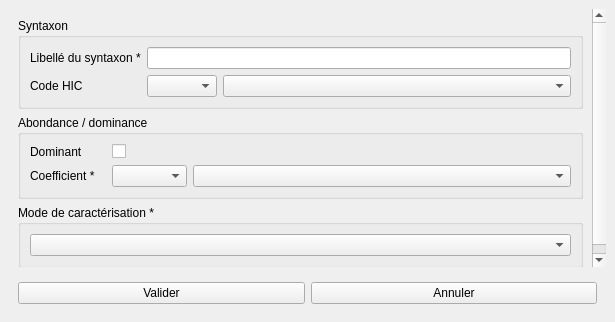
<?xml version="1.0" encoding="UTF-8"?>
<ui version="4.0">
 <class>composyntaxon</class>
 <widget class="QDockWidget" name="composyntaxon">
  <property name="geometry">
   <rect>
    <x>0</x>
    <y>0</y>
    <width>615</width>
    <height>322</height>
   </rect>
  </property>
  <property name="windowTitle">
   <string>Saisie d'un nouveau syntaxon</string>
  </property>
  <widget class="QWidget" name="dockWidgetContents">
   <layout class="QVBoxLayout" name="verticalLayout">
    <item>
     <widget class="QScrollArea" name="scrollArea">
      <property name="frameShape">
       <enum>QFrame::NoFrame</enum>
      </property>
      <property name="widgetResizable">
       <bool>true</bool>
      </property>
      <widget class="QWidget" name="scrollAreaWidgetContents">
       <property name="geometry">
        <rect>
         <x>0</x>
         <y>0</y>
         <width>597</width>
         <height>235</height>
        </rect>
       </property>
       <layout class="QVBoxLayout" name="verticalLayout_2">
        <item>
         <widget class="QGroupBox" name="groupBox">
          <property name="title">
           <string>Syntaxon</string>
          </property>
          <layout class="QGridLayout" name="gridLayout" columnstretch="1,1,5">
           <item row="1" column="1">
            <widget class="QComboBox" name="code_hic">
             <property name="sizePolicy">
              <sizepolicy hsizetype="MinimumExpanding" vsizetype="Fixed">
               <horstretch>0</horstretch>
               <verstretch>0</verstretch>
              </sizepolicy>
             </property>
             <property name="editable">
              <bool>false</bool>
             </property>
             <property name="sizeAdjustPolicy">
              <enum>QComboBox::AdjustToMinimumContentsLength</enum>
             </property>
            </widget>
           </item>
           <item row="0" column="0">
            <widget class="QLabel" name="label_nom_sf">
             <property name="text">
              <string>Libellé du syntaxon *</string>
             </property>
            </widget>
           </item>
           <item row="1" column="0">
            <widget class="QLabel" name="label_2">
             <property name="text">
              <string>Code HIC </string>
             </property>
            </widget>
           </item>
           <item row="1" column="2">
            <widget class="QComboBox" name="label_hic">
             <property name="sizePolicy">
              <sizepolicy hsizetype="MinimumExpanding" vsizetype="Fixed">
               <horstretch>0</horstretch>
               <verstretch>0</verstretch>
              </sizepolicy>
             </property>
             <property name="editable">
              <bool>false</bool>
             </property>
             <property name="sizeAdjustPolicy">
              <enum>QComboBox::AdjustToMinimumContentsLength</enum>
             </property>
            </widget>
           </item>
           <item row="0" column="1" colspan="2">
            <widget class="QLineEdit" name="lb_syntax"/>
           </item>
          </layout>
         </widget>
        </item>
        <item>
         <widget class="QGroupBox" name="groupBox_2">
          <property name="title">
           <string>Abondance / dominance</string>
          </property>
          <layout class="QGridLayout" name="gridLayout_2" columnstretch="1,1,5">
           <item row="1" column="0">
            <widget class="QLabel" name="label_9">
             <property name="text">
              <string>Dominant</string>
             </property>
            </widget>
           </item>
           <item row="2" column="0">
            <widget class="QLabel" name="label_10">
             <property name="text">
              <string>Coefficient *</string>
             </property>
            </widget>
           </item>
           <item row="2" column="2">
            <widget class="QComboBox" name="abon_domin">
             <property name="sizePolicy">
              <sizepolicy hsizetype="MinimumExpanding" vsizetype="Fixed">
               <horstretch>0</horstretch>
               <verstretch>0</verstretch>
              </sizepolicy>
             </property>
             <property name="editable">
              <bool>false</bool>
             </property>
             <property name="sizeAdjustPolicy">
              <enum>QComboBox::AdjustToMinimumContentsLength</enum>
             </property>
            </widget>
           </item>
           <item row="2" column="1">
            <widget class="QComboBox" name="cd_ab_dom">
             <property name="sizePolicy">
              <sizepolicy hsizetype="MinimumExpanding" vsizetype="Fixed">
               <horstretch>0</horstretch>
               <verstretch>0</verstretch>
              </sizepolicy>
             </property>
             <property name="editable">
              <bool>false</bool>
             </property>
             <property name="sizeAdjustPolicy">
              <enum>QComboBox::AdjustToMinimumContentsLength</enum>
             </property>
            </widget>
           </item>
           <item row="1" column="1">
            <widget class="QCheckBox" name="dominance">
             <property name="maximumSize">
              <size>
               <width>16</width>
               <height>16</height>
              </size>
             </property>
             <property name="text">
              <string/>
             </property>
             <property name="autoExclusive">
              <bool>false</bool>
             </property>
            </widget>
           </item>
          </layout>
         </widget>
        </item>
        <item>
         <widget class="QGroupBox" name="groupBox_3">
          <property name="title">
           <string>Mode de caractérisation *</string>
          </property>
          <layout class="QVBoxLayout" name="verticalLayout_3">
           <item>
            <widget class="QComboBox" name="mode_carac">
             <property name="sizePolicy">
              <sizepolicy hsizetype="MinimumExpanding" vsizetype="Fixed">
               <horstretch>0</horstretch>
               <verstretch>0</verstretch>
              </sizepolicy>
             </property>
             <property name="editable">
              <bool>false</bool>
             </property>
             <property name="sizeAdjustPolicy">
              <enum>QComboBox::AdjustToMinimumContentsLength</enum>
             </property>
            </widget>
           </item>
          </layout>
         </widget>
        </item>
       </layout>
      </widget>
     </widget>
    </item>
    <item>
     <widget class="QWidget" name="widget" native="true">
      <layout class="QHBoxLayout" name="horizontalLayout">
       <item>
        <widget class="QPushButton" name="valid_btn">
         <property name="text">
          <string>Valider</string>
         </property>
        </widget>
       </item>
       <item>
        <widget class="QPushButton" name="cancel_btn">
         <property name="text">
          <string>Annuler</string>
         </property>
        </widget>
       </item>
      </layout>
     </widget>
    </item>
   </layout>
  </widget>
 </widget>
 <resources/>
 <connections/>
</ui>
